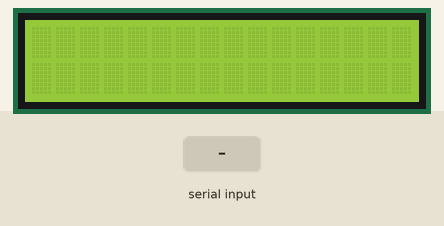
Bench run of a sketch on a simulated Arduino Uno, built with avr-gcc and run on an emulated ATmega328P. Shown: 16×2 character LCD. Inputs (shaded band) come from the test bench.

Above: at 1.2 s.
1.3 s: "1\n" received over Serial
At 2.4 s:
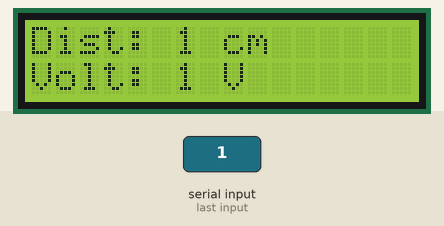
2.8 s: "0\n" received over Serial
At 3.5 s:
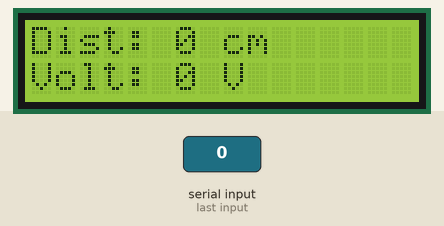
4.3 s: "2\n" received over Serial
At 4.7 s:
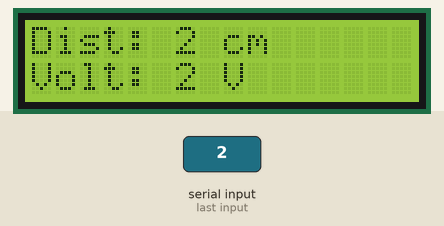
Timing chart, 0 to 7.3 s (numbered marks = the images above; inputs shaded):
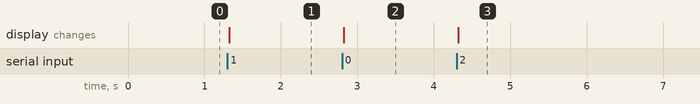

The sketch:

FeatherDisplay.ino
```cpp
#include <Wire.h>
#include <LiquidCrystal_I2C.h>

LiquidCrystal_I2C lcd(0x27, 16, 2); // Adjust the address if necessary

void setup() {
  Serial.begin(9600);  // Start serial communication at 9600 baud
  lcd.init();          // Initialize the LCD
  lcd.backlight();     // Turn on the backlight
}

void loop() {
  if (Serial.available() > 0) {
    // Read the incoming data until a newline character is received
    String data = Serial.readStringUntil('\n');

    // Parse the data into distance and voltage
    int commaIndex = data.indexOf(',');
    String distance = data.substring(0, commaIndex);
    String voltage = data.substring(commaIndex + 1);

    // Display the distance on the top line of the LCD
    lcd.setCursor(0, 0);
    lcd.print("Dist: ");
    lcd.print(distance);
    lcd.print(" cm");

    // Display the voltage on the bottom line of the LCD
    lcd.setCursor(0, 1);
    lcd.print("Volt: ");
    lcd.print(voltage);
    lcd.print(" V");
  }
}
```

Measured:
- after the input at 1.3 s, the display: changes at once (image 1)
- after the input at 2.8 s, the display: changes at once (image 2)
- after the input at 4.3 s, the display: changes at once (image 3)
